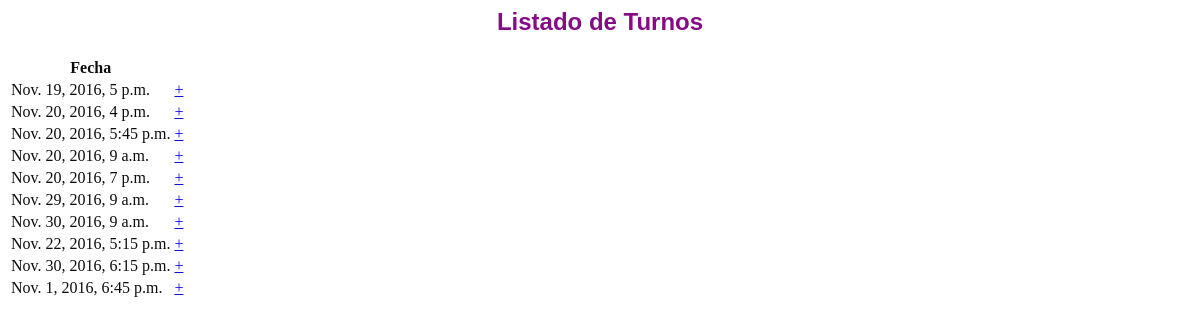
Before: /turnos/listaTurnosFecha/ with the older database file.
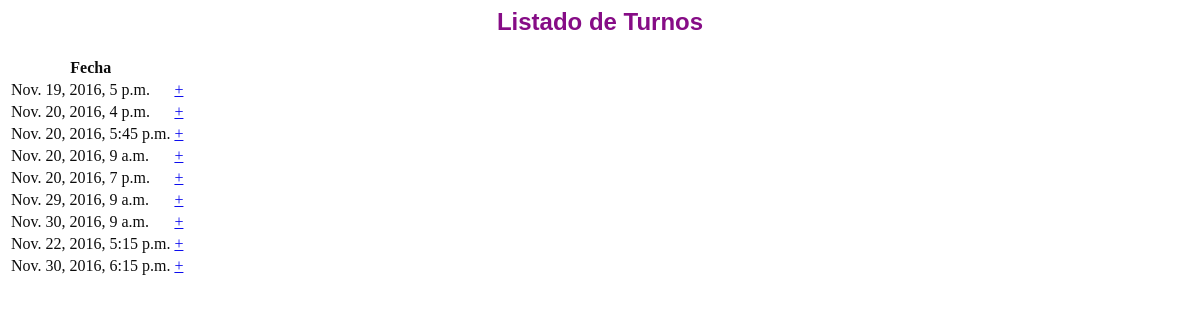
After: the same page with the newer database file.
### turnos/models.py (models this page shows, shortened)
class Turno(models.Model):
    CONFIRMADO = 2
    CANCELADO = 0
    SIN_CONFIRMAR = 1
    REALIZADO = 3
    ESTADOS = [
        (CANCELADO, "Cancelado"),
        (SIN_CONFIRMAR, "Sin Confirmar"),
        (CONFIRMADO, "Confirmado"),
        (REALIZADO, "Realizado")
    ]
    FILTROS = {
        "fechaI": ["fecha__date__gte"],
        "fechaF": ["fecha__date__lte"],
        "clienteN": [ "cliente__persona__nombre__icontains"],
        "clienteA": ["cliente__persona__apellido__icontains"],
        "empleadoN": ["empleado__persona__nombre__icontains"],
        "empleadoA": [ "empleado__persona__apellido__icontains"],
        "servicio": [ "servicios__nombre__icontains" ],
        "estado": {
            CANCELADO: Q(fecha_cancelacion__isnull = False),
            REALIZADO: Q(fecha_realizacion__isnull = False),
            CONFIRMADO: Q(fecha_confirmacion__isnull = False) & Q(fecha_realizacion__isnull = True) & Q(fecha_cancelacion__isnull = True),
            SIN_CONFIRMAR: Q(fecha_confirmacion__isnull = True) & Q(fecha_realizacion__isnull = True) & Q(fecha_cancelacion__isnull = True)
        }
    }
    fecha = models.DateTimeField()  # Fecha en la que se realizara el turno.
    fecha_creacion = models.DateTimeField(null=True, default=datetime.datetime.now)
    fecha_confirmacion = models.DateTimeField(null=True, blank=True)
    fecha_realizacion = models.DateTimeField(null=True, blank=True)
    fecha_cancelacion = models.DateTimeField(null=True, blank=True)
    servicios = models.ManyToManyField(ServicioBasico, blank=True, related_name="turnos")
    promociones = models.ManyToManyField(Promocion, blank=True, related_name="turnos")
    empleado = models.ForeignKey(Empleado)
    cliente = models.ForeignKey(Cliente)
    def estado(self):
        if self.fecha_realizacion is not None:
            return "Realizado"
        else:
            if self.fecha_cancelacion is not None :
                return "Cancelado"
            else:
                if self.fecha_confirmacion is not None:
                    return "Confirmado"
                else:
                    return "Sin Confirmar"

### turnos/views.py (the view)
def listaTurnosFecha(request):
    turnos = Turno.objects.all()
    return render(request, 'confirmarTurno/listaTurnosFecha.html', {'turnos': turnos})

### turnos/templates/confirmarTurno/listaTurnosFecha.html (shortened to what this page needs)
<div class="container background-white" style="opacity: 0.95;">
    <div class="row margin-vert-30">
        <div class="col-md-12">
            <h2><font color="Purple"><font face="arial"><center> Listado de Turnos </center></font></font></h2>
            <table class="table table-striped">
                <thread>
                    <tr>
                        <th>Fecha</th>
                    </tr>
                </thread>
                <tbody>
                    {% for turno in turnos %}
                    <tr>
                        <td>{{turno.fecha}}</td>
                        <td><a href="{% url 'confirmar_turno' turno.id %}" class="btn btn-default btn-sm" role="button" onclick="goto_link ('turnos/confirmar_turno/1/')">+</a></td>
                    </tr>
                    {% endfor %}
                </tbody>
            </table>
        </div>
    </div>
</div>

Changed rows visible on the page:
removed Turno: fecha "Nov. 1, 2016, 6:45 p.m."
